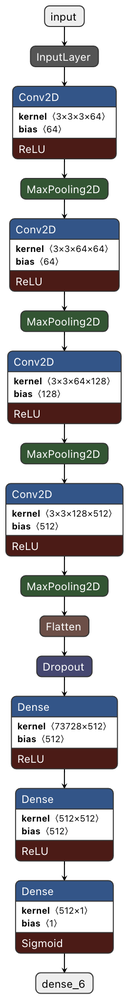
#> input picture Skin Cancer Detection/87%_model.png, 129 x 1000 px, shrunk from 264 x 2040 before the run, given in place of the camera
$ jupyter execute Detecting_colors.ipynb
#> lines starting #> are read from the running program, lines starting #| are printed output that depends on the picture; after the words box and inside, x2 and y2 are one past the last pixel; in counts of white or black regions, pixels touching at a corner belong together
[cell 1]
import cv2
import numpy as np

[cell 2]
capture = cv2.VideoCapture(0)

height = int(capture.get(cv2.CAP_PROP_FRAME_HEIGHT))
width = int(capture.get(cv2.CAP_PROP_FRAME_WIDTH))
cv2.startWindowThread()

while True:
    ret, frame = capture.read()
#> frame is the input picture: shape (1000, 129, 3); mean B, G, R 189.9, 186.3, 186.4

    hsv_frame = cv2.cvtColor(frame, cv2.COLOR_BGR2HSV)
#> hsv_frame: shape (1000, 129, 3); mean H, S, V 20.1, 43.4, 197.5


    # Red color
    """low_red = np.array([161, 155, 84])
    high_red = np.array([179, 255, 255])
    red_mask = cv2.inRange(hsv_frame, low_red, high_red)
    red = cv2.bitwise_and(frame, frame, mask=red_mask)


# lower mask (0-10)
    lower_red = np.array([0,50,50])
    upper_red = np.array([10,255,255])
    mask0 = cv2.inRange(hsv_frame, lower_red, upper_red)

    # upper mask (170-180)
    lower_red = np.array([170,50,50])
    upper_red = np.array([180,255,255])
    mask1 = cv2.inRange(hsv_frame, lower_red, upper_red)

    # join my masks
    mask = mask0+mask1

    red = cv2.bitwise_and(frame, frame, mask=mask)"""


    # Blue color
    low_blue = np.array([94, 80, 2])
    high_blue = np.array([126, 255, 255])
    blue_mask = cv2.inRange(hsv_frame, low_blue, high_blue)
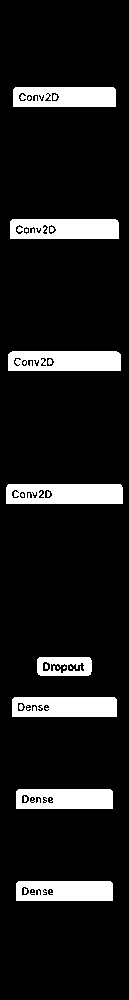
#> blue_mask: shape (1000, 129); 11.5% white; 26 white regions (16 under 20 px), largest, box (x1, y1, x2, y2) and area: (6, 484, 123, 504) 2179, (8, 351, 121, 371) 2108, (10, 219, 119, 239) 2021
    blue = cv2.bitwise_and(frame, frame, mask=blue_mask)
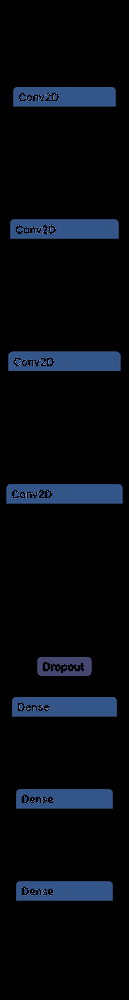
#> blue: shape (1000, 129, 3); mean B, G, R 15.1, 9.5, 5.9
    # Green color
    low_green = np.array([25, 52, 72])
    high_green = np.array([102, 255, 255])
    green_mask = cv2.inRange(hsv_frame, low_green, high_green)
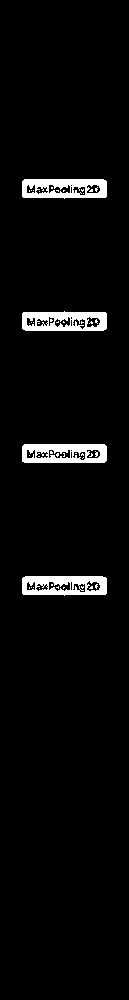
#> green_mask: shape (1000, 129); 4% white; 45 white regions (41 under 20 px), largest, box (x1, y1, x2, y2) and area: (22, 179, 107, 199) 1252, (22, 444, 107, 463) 1250, (22, 576, 107, 596) 1247, (22, 311, 107, 331) 1240
    green = cv2.bitwise_and(frame, frame, mask=green_mask)
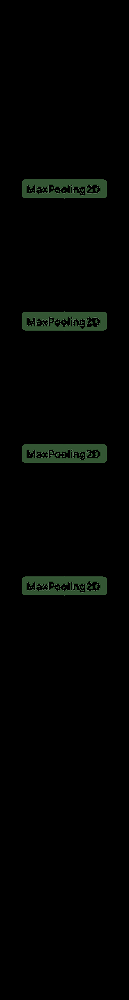
#> green: shape (1000, 129, 3); mean B, G, R 2.1, 3.5, 2.1

    cv2.imshow('Default Frame',frame)
    #cv2.imshow("Red", red)
    #cv2.imshow("Blue", blue)
    cv2.imshow("Green", green)


    if cv2.waitKey(1) & 0xFF == ord("q"):
#> (key q is pressed here)
        break


capture.release()
cv2.destroyAllWindows()
